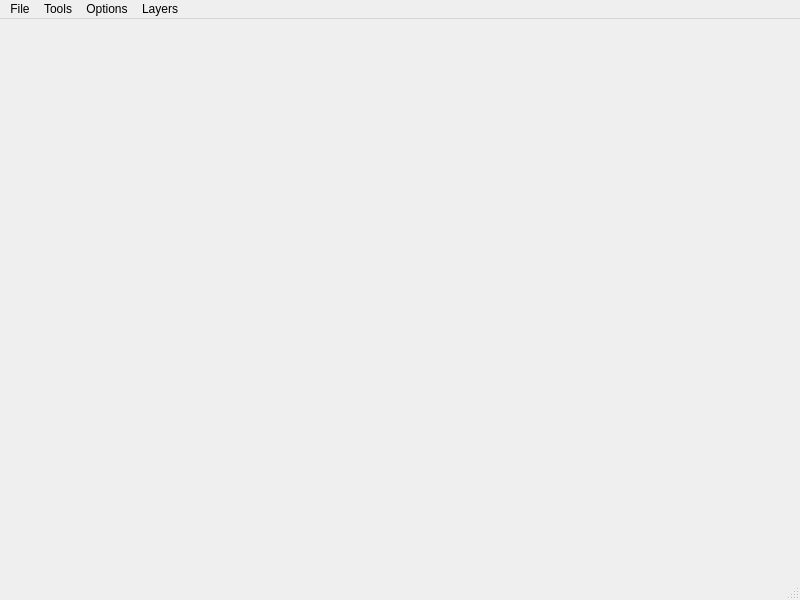
<?xml version="1.0" encoding="UTF-8"?>
<ui version="4.0">
 <class>MainWindow</class>
 <widget class="QMainWindow" name="MainWindow">
  <property name="geometry">
   <rect>
    <x>0</x>
    <y>0</y>
    <width>800</width>
    <height>600</height>
   </rect>
  </property>
  <property name="windowTitle">
   <string>MainWindow</string>
  </property>
  <widget class="QWidget" name="centralwidget"/>
  <widget class="QMenuBar" name="menubar">
   <property name="geometry">
    <rect>
     <x>0</x>
     <y>0</y>
     <width>800</width>
     <height>21</height>
    </rect>
   </property>
   <widget class="QMenu" name="menuFile">
    <property name="title">
     <string>File</string>
    </property>
    <addaction name="actionNew_file"/>
    <addaction name="actionOpen_File"/>
    <addaction name="actionSave_File"/>
    <addaction name="actionSave_File_As"/>
   </widget>
   <widget class="QMenu" name="menuChanging_the_size">
    <property name="title">
     <string>Tools</string>
    </property>
    <widget class="QMenu" name="menuChanging_the_size_2">
     <property name="title">
      <string>Changing the size</string>
     </property>
     <addaction name="action3_4"/>
     <addaction name="action5_4"/>
     <addaction name="action2_3"/>
    </widget>
    <addaction name="separator"/>
    <addaction name="menuChanging_the_size_2"/>
    <addaction name="actionFraming"/>
    <addaction name="actionHighlighting_by_color"/>
    <addaction name="actionCreating_an_image_based_on_a_neural_network_text_query"/>
   </widget>
   <widget class="QMenu" name="menuDrawing">
    <property name="title">
     <string>Options</string>
    </property>
    <addaction name="actionEraser"/>
    <addaction name="actionBrush"/>
   </widget>
   <widget class="QMenu" name="menuLayers">
    <property name="title">
     <string>Layers</string>
    </property>
    <addaction name="separator"/>
    <addaction name="separator"/>
    <addaction name="actionEdit"/>
    <addaction name="actionEdit_2"/>
    <addaction name="actionDelete_Layers"/>
   </widget>
   <addaction name="menuFile"/>
   <addaction name="menuChanging_the_size"/>
   <addaction name="menuDrawing"/>
   <addaction name="menuLayers"/>
  </widget>
  <widget class="QStatusBar" name="statusbar"/>
  <action name="actionNew_file">
   <property name="text">
    <string>New File</string>
   </property>
  </action>
  <action name="actionOpen_File">
   <property name="text">
    <string>Open File</string>
   </property>
  </action>
  <action name="actionSave_File">
   <property name="text">
    <string>Save File</string>
   </property>
  </action>
  <action name="actionSave_File_As">
   <property name="text">
    <string>Save File As</string>
   </property>
  </action>
  <action name="actionFraming">
   <property name="text">
    <string>Framing</string>
   </property>
  </action>
  <action name="actionEraser">
   <property name="text">
    <string>Eraser</string>
   </property>
  </action>
  <action name="actionBrush">
   <property name="text">
    <string>Brush</string>
   </property>
  </action>
  <action name="actionEdit">
   <property name="text">
    <string> Creat Layers</string>
   </property>
  </action>
  <action name="actionEdit_2">
   <property name="text">
    <string> Edit Layers</string>
   </property>
  </action>
  <action name="actionDelete_Layers">
   <property name="text">
    <string>Delete Layers</string>
   </property>
  </action>
  <action name="actionHighlighting_by_color">
   <property name="text">
    <string>Highlighting by color</string>
   </property>
  </action>
  <action name="actionCreating_an_image_based_on_a_neural_network_text_query">
   <property name="text">
    <string>Creating an image based on a neural network text query</string>
   </property>
  </action>
  <action name="action3_4">
   <property name="text">
    <string>3:4</string>
   </property>
  </action>
  <action name="action5_4">
   <property name="text">
    <string>5:4</string>
   </property>
  </action>
  <action name="action2_3">
   <property name="text">
    <string>2:3</string>
   </property>
  </action>
 </widget>
 <resources/>
 <connections/>
</ui>
